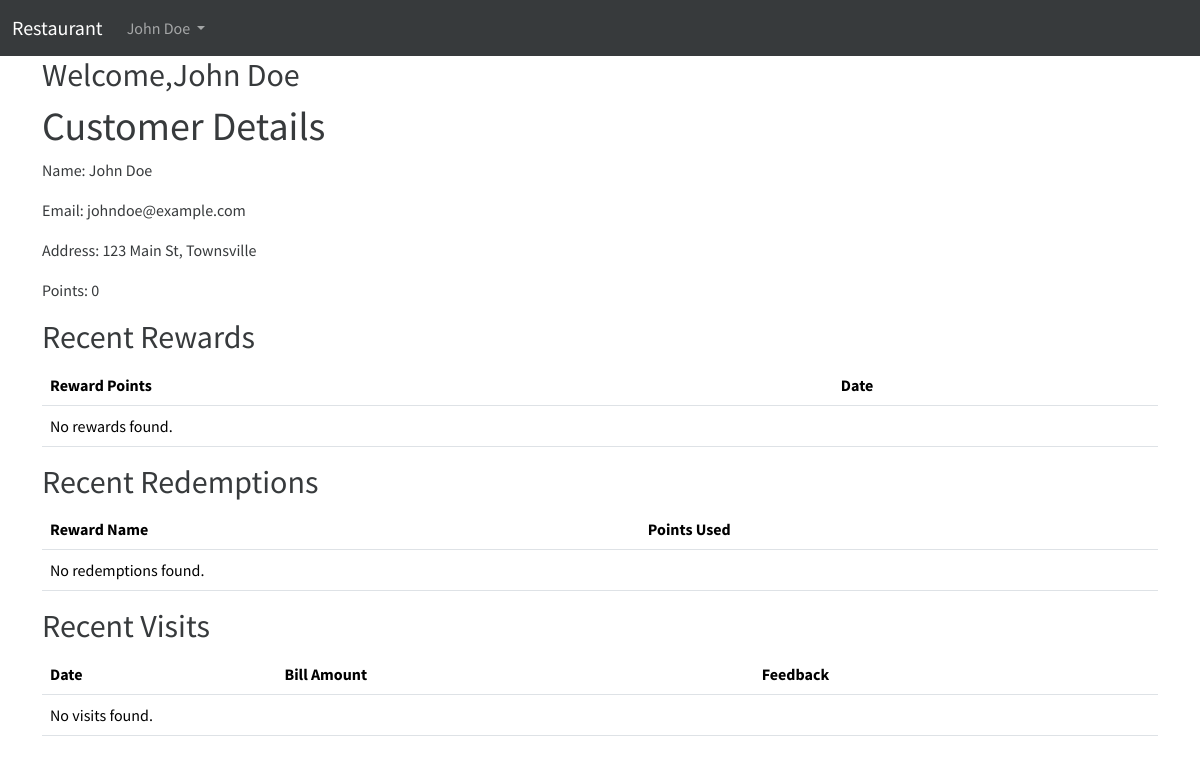
The page / (signed in) on the database its author committed.
### tables this page shows
CREATE TABLE customers (
    id INT AUTO_INCREMENT PRIMARY KEY,
    name VARCHAR(255) NOT NULL,
    address TEXT,
    email VARCHAR(255) NOT NULL,
    phone VARCHAR(50),
    inactive boolean DEFAULT FALSE,
    UNIQUE (email)
);

### auth.php (called while the page is built, shortened)
<?php
require_once 'database.php';
function current_user() {
    if (isset($_SESSION['user'])) {
        $user = $_SESSION['user'];
        $pdo = get_connection();
                $entityTable = $user['entity_type'] === 'customer' ? 'customers' : 'employees';
        $sql = "SELECT * FROM {$entityTable} WHERE id = :id";
        $stmt = $pdo->prepare($sql);
        $stmt->execute(['id' => $user['entity_id']]);
        $entity = $stmt->fetch(PDO::FETCH_ASSOC);
        return ['user' => $user, 'entity' => $entity];
    }
    return null;
}
function authenticate($entityType='any') {
        $currentUserDetails = current_user();
    if ($entityType === 'any') {
                return;
    }
    exit;
}
?>

### database.php (called while the page is built, shortened)
<?php
function get_connection() {
    try {
        $dsn = 'mysql:host=' . DB_HOST . ';dbname=' . DB_NAME . ';port=' . DB_PORT;
        $pdo = new PDO($dsn, DB_USER, DB_PASS);
        $pdo->setAttribute(PDO::ATTR_ERRMODE, PDO::ERRMODE_EXCEPTION);
        return $pdo;
    } catch (PDOException $e) {
        die('Database Connection Failed: ' . $e->getMessage());
    }
}
function get_customer($id) {
    try {
        $pdo = get_connection();
        $sql = "SELECT * FROM customers WHERE id = :id";
        $stmt = $pdo->prepare($sql);
        $stmt->bindParam(':id', $id, PDO::PARAM_INT);
        $stmt->execute();
        return $stmt->fetch(PDO::FETCH_ASSOC);     } catch (PDOException $e) {
        die('Error fetching customer: ' . $e->getMessage());
    }
}
function get_customer_points($customerId) {
        $pdo = get_connection();
                $earnedSql = "SELECT SUM(points) FROM reward_points WHERE customer_id = :customer_id";
        $earnedStmt = $pdo->prepare($earnedSql);
        $earnedStmt->execute(['customer_id' => $customerId]);
        $pointsEarned = $earnedStmt->fetchColumn();
                $usedSql = "SELECT SUM(points) FROM redemptions WHERE customer_id = :customer_id";
        $usedStmt = $pdo->prepare($usedSql);
        $usedStmt->execute(['customer_id' => $customerId]);
        $pointsUsed = $usedStmt->fetchColumn();
                $netPoints = (int)$pointsEarned - (int)$pointsUsed;
        return $netPoints;
}
function get_recent_rewards($customerId, $limit = 5) {
    $pdo = get_connection();
    $sql = "SELECT rp.points, rp.visit_id, v.bill_amount, v.employee_id, v.customer_id, v.date
            FROM reward_points rp
            INNER JOIN visits v ON rp.visit_id = v.id
            WHERE rp.customer_id = :customer_id
            ORDER BY v.date DESC
            LIMIT :limit";
    $stmt = $pdo->prepare($sql);
    $stmt->bindValue(':customer_id', $customerId, PDO::PARAM_INT);
    $stmt->bindValue(':limit', $limit, PDO::PARAM_INT);
    $stmt->execute();
    return $stmt->fetchAll(PDO::FETCH_ASSOC);
}
?>

### index.php (the view, shortened to what this page needs)
<?php
require("header.php");
require_once("auth.php");
$current_entity= current_user()['entity'];
$entity_type = current_user()['user']['entity_type'];
?>
<div class="container">
    <h2>Welcome,<?php echo $current_entity['name'] ?></h2>
</div>
<?php if($entity_type == "employee"): ?>
    <form action="customers.php" method="get" class="mb-4 mt-2">
        <div class="input-group">
            <input type="text" name="search" class="form-control" placeholder="Search customers..." >
            <button type="submit" class="btn btn-primary">Search</button>
        </div>
    </form>
    <?php else:?>
        <?php include "customer.php"?>
    <?php endif?>
<?php
require("footer.php");
?>

### header.php (shortened to what this page needs)
<?php
require_once("auth.php");
authenticate('any');
$user = current_user();
?>
<!DOCTYPE html>
<html lang="en">
<head>
    <link href="cosmo.css" rel="stylesheet">
    <link href="https://cdnjs.cloudflare.com/ajax/libs/font-awesome/6.5.1/css/all.min.css" rel="stylesheet">
</head>
<body>
    <nav class="navbar navbar-expand-lg navbar-dark bg-dark">
        <div class="container-fluid">
            <a class="navbar-brand" href="index.php">Restaurant</a>
            <div class="collapse navbar-collapse" id="navbarNav">
                <ul class="navbar-nav">
                    <li class="nav-item dropdown">
                        <a class="nav-link dropdown-toggle" href="#" id="navbarDropdownMenuLink" role="button" data-bs-toggle="dropdown" aria-expanded="false">
                            <?php echo $user['entity']['name']?>
                        </a>
                    </li>
          </ul>
            </div>
        </div>
    </nav>

### customer.php (shortened to what this page needs)
<?php
require_once 'database.php'; require_once 'auth.php'; authenticate();
$current_user = current_user();
$current_entity = $current_user['entity'];
$customerId = $_GET['customer_id'] ?? null;
$customerId = $customerId ?? $current_entity['id'];
$customer = get_customer($customerId);
$points = get_customer_points($customerId);
$recentRewards = get_recent_rewards($customerId);
?>
<div class="container">
        <h1>Customer Details</h1>
        <p>Name: <?php echo htmlspecialchars($customer['name']); ?></p>
        <p>Email: <?php echo htmlspecialchars($customer['email']); ?></p>
        <p>Address: <?php echo htmlspecialchars($customer['address']); ?></p>
        <p>Points: <?php echo $points; ?></p>
        <h2>Recent Rewards</h2>
        <table class="table">
            <thead><th>Reward Points</th><th>Date</th></thead>
        <?php if ($recentRewards == null)
            echo("<tr><td colspan='2'>No rewards found.</td></tr>")
        ?>
        </table>
        <h2>Recent Redemptions</h2>
        <table class="table">
            <thead><th>Reward Name</th><th>Points Used</th></thead>
        <?php if ($recentRewards == null)
            echo("<tr><td colspan='2'>No redemptions found.</td></tr>")
        ?>
        </table>
        <h2>Recent Visits</h2>
        <table class="table">
            <thead><th>Date</th><th>Bill Amount</th><th>Feedback</th></thead>
        <?php if ($recentRewards == null)
            echo("<tr><td colspan='3'>No visits found.</td></tr>")
        ?>
    </table>
    </div>

### rows shown on the page
customers: name "John Doe", email "johndoe@example.com", address "123 Main St, Townsville"

### other values the page prints
$points "0"
